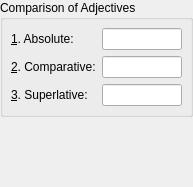
<ui version="4.0" >
 <class>AdjEntryPageForm</class>
 <widget class="QWidget" name="AdjEntryPageForm" >
  <property name="geometry" >
   <rect>
    <x>0</x>
    <y>0</y>
    <width>193</width>
    <height>187</height>
   </rect>
  </property>
  <property name="minimumSize" >
   <size>
    <width>193</width>
    <height>187</height>
   </size>
  </property>
  <property name="windowTitle" >
   <string>-</string>
  </property>
  <layout class="QGridLayout" >
   <property name="leftMargin" >
    <number>0</number>
   </property>
   <property name="topMargin" >
    <number>0</number>
   </property>
   <property name="rightMargin" >
    <number>0</number>
   </property>
   <property name="bottomMargin" >
    <number>0</number>
   </property>
   <property name="horizontalSpacing" >
    <number>6</number>
   </property>
   <property name="verticalSpacing" >
    <number>6</number>
   </property>
   <item row="1" column="0" >
    <spacer>
     <property name="orientation" >
      <enum>Qt::Vertical</enum>
     </property>
     <property name="sizeHint" >
      <size>
       <width>20</width>
       <height>40</height>
      </size>
     </property>
    </spacer>
   </item>
   <item row="0" column="0" >
    <widget class="QGroupBox" name="GroupBox1" >
     <property name="title" >
      <string>Comparison of Adjectives</string>
     </property>
     <layout class="QGridLayout" >
      <property name="leftMargin" >
       <number>8</number>
      </property>
      <property name="topMargin" >
       <number>8</number>
      </property>
      <property name="rightMargin" >
       <number>8</number>
      </property>
      <property name="bottomMargin" >
       <number>8</number>
      </property>
      <property name="horizontalSpacing" >
       <number>6</number>
      </property>
      <property name="verticalSpacing" >
       <number>6</number>
      </property>
      <item row="2" column="1" >
       <widget class="QLineEdit" name="lev3Field" >
        <property name="sizePolicy" >
         <sizepolicy vsizetype="Preferred" hsizetype="Expanding" >
          <horstretch>0</horstretch>
          <verstretch>0</verstretch>
         </sizepolicy>
        </property>
       </widget>
      </item>
      <item row="2" column="0" >
       <widget class="QLabel" name="lev3Label" >
        <property name="sizePolicy" >
         <sizepolicy vsizetype="Preferred" hsizetype="Minimum" >
          <horstretch>0</horstretch>
          <verstretch>0</verstretch>
         </sizepolicy>
        </property>
        <property name="toolTip" >
         <string>The superlative (fastest)</string>
        </property>
        <property name="text" >
         <string>&amp;3. Superlative:</string>
        </property>
        <property name="buddy" >
         <cstring>lev3Field</cstring>
        </property>
       </widget>
      </item>
      <item row="1" column="1" >
       <widget class="QLineEdit" name="lev2Field" >
        <property name="sizePolicy" >
         <sizepolicy vsizetype="Preferred" hsizetype="Expanding" >
          <horstretch>0</horstretch>
          <verstretch>0</verstretch>
         </sizepolicy>
        </property>
       </widget>
      </item>
      <item row="1" column="0" >
       <widget class="QLabel" name="lev2Label" >
        <property name="sizePolicy" >
         <sizepolicy vsizetype="Preferred" hsizetype="Minimum" >
          <horstretch>0</horstretch>
          <verstretch>0</verstretch>
         </sizepolicy>
        </property>
        <property name="toolTip" >
         <string>The comparative is used to compare nouns or verbs (faster)</string>
        </property>
        <property name="text" >
         <string>&amp;2. Comparative:</string>
        </property>
        <property name="buddy" >
         <cstring>lev2Field</cstring>
        </property>
       </widget>
      </item>
      <item row="0" column="0" >
       <widget class="QLabel" name="lev1Label" >
        <property name="sizePolicy" >
         <sizepolicy vsizetype="Preferred" hsizetype="Minimum" >
          <horstretch>0</horstretch>
          <verstretch>0</verstretch>
         </sizepolicy>
        </property>
        <property name="toolTip" >
         <string>The base form of the adjective or adverb (fast)</string>
        </property>
        <property name="text" >
         <string>&amp;1. Absolute:</string>
        </property>
        <property name="buddy" >
         <cstring>lev1Field</cstring>
        </property>
       </widget>
      </item>
      <item row="0" column="1" >
       <widget class="QLineEdit" name="lev1Field" >
        <property name="sizePolicy" >
         <sizepolicy vsizetype="Preferred" hsizetype="Expanding" >
          <horstretch>0</horstretch>
          <verstretch>0</verstretch>
         </sizepolicy>
        </property>
       </widget>
      </item>
     </layout>
    </widget>
   </item>
  </layout>
 </widget>
 <layoutdefault spacing="6" margin="11" />
 <pixmapfunction>qPixmapFromMimeSource</pixmapfunction>
 <tabstops>
  <tabstop>lev1Field</tabstop>
  <tabstop>lev2Field</tabstop>
  <tabstop>lev3Field</tabstop>
 </tabstops>
 <resources/>
 <connections/>
</ui>
